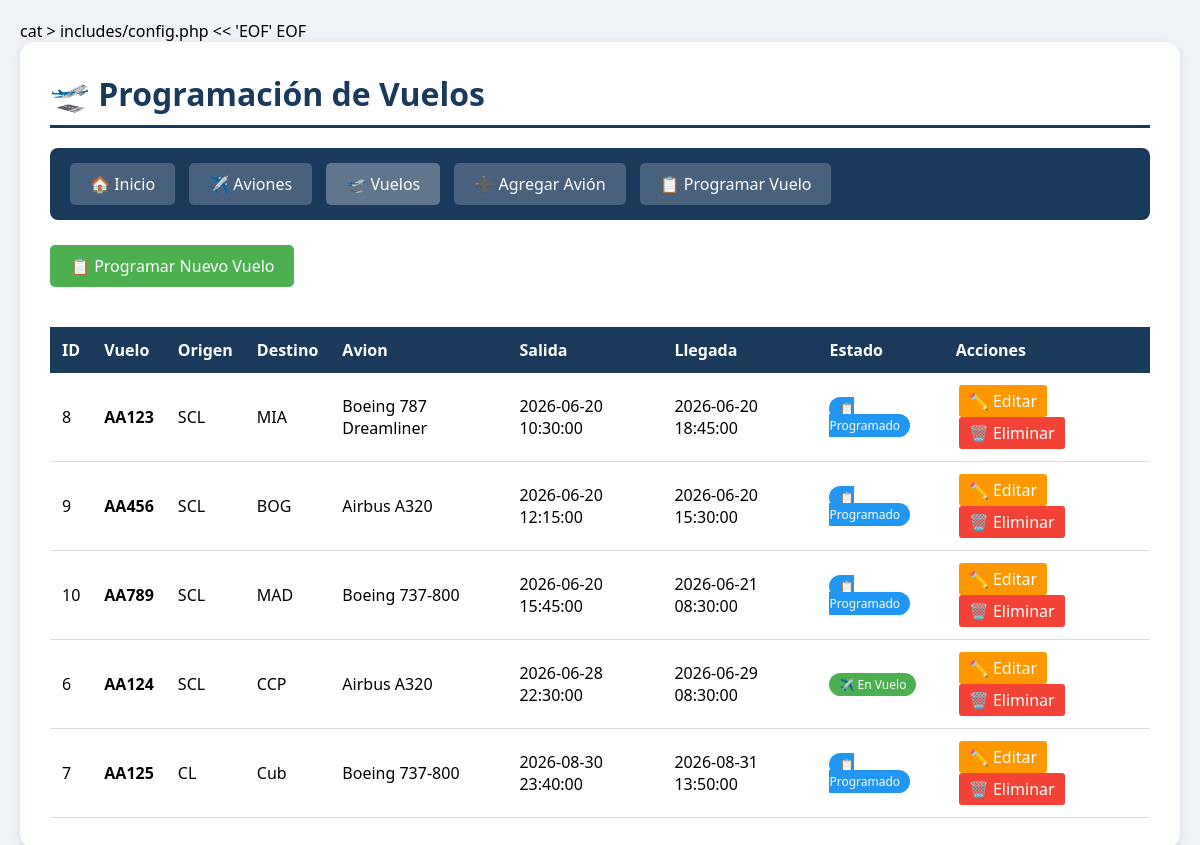
The app's page /vuelos_list.php (signed in), older data.
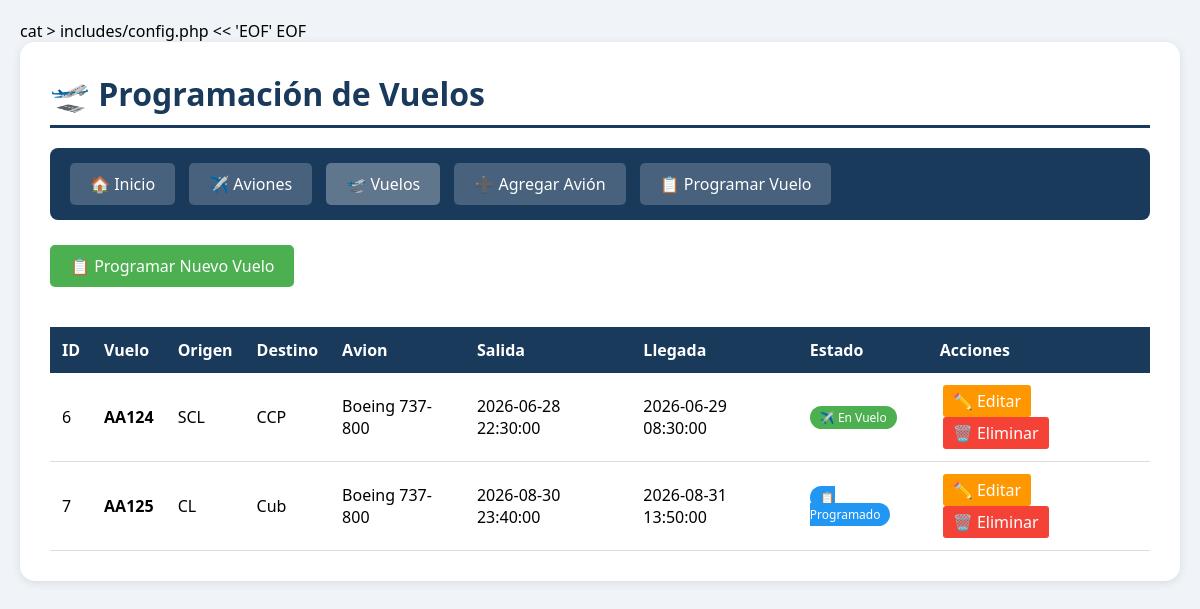
The same page, newer data.
### tables this page shows
CREATE TABLE vuelos (
    id INTEGER PRIMARY KEY AUTOINCREMENT,
    numero_vuelo TEXT UNIQUE NOT NULL,
    avion_id INTEGER NOT NULL,
    origen TEXT NOT NULL,
    destino TEXT NOT NULL,
    hora_salida DATETIME NOT NULL,
    hora_llegada DATETIME NOT NULL,
    estado TEXT DEFAULT 'Programado',
    FOREIGN KEY (avion_id) REFERENCES aviones(id) ON DELETE CASCADE
);

CREATE TABLE aviones (
    id INTEGER PRIMARY KEY AUTOINCREMENT,
    matricula TEXT UNIQUE NOT NULL,
    modelo TEXT NOT NULL,
    fabricante TEXT NOT NULL,
    capacidad INTEGER NOT NULL,
    año_fabricacion INTEGER,
    estado TEXT DEFAULT 'Activo',
    fecha_registro TIMESTAMP DEFAULT CURRENT_TIMESTAMP
);

### includes/db.php (called while the page is built, shortened)
<?php
class Database {
    private static $instance = null;
    private $db;
    private function __construct() {
        $this->dbPath = __DIR__ . '/../database.db';
        try {
            $this->db = new PDO('sqlite:' . $this->dbPath);
            $this->db->setAttribute(PDO::ATTR_ERRMODE, PDO::ERRMODE_EXCEPTION);
            $this->db->setAttribute(PDO::ATTR_DEFAULT_FETCH_MODE, PDO::FETCH_ASSOC);
        } catch (PDOException $e) {
            die("❌ Error de conexión: " . $e->getMessage());
        }
    }
    public static function getInstance() {
        if (self::$instance == null) {
            self::$instance = new Database();
        }
        return self::$instance;
    }
    public function getConnection() {
        return $this->db;
    }
}
?>

### includes/crud.php (called while the page is built, shortened)
<?php
require_once __DIR__ . '/db.php';
class CRUD {
    private $db;
    public function __construct() {
        $this->db = Database::getInstance()->getConnection();
    }
    public function readAllVuelos() {
        try {
            $sql = "SELECT v.*, a.modelo as avion_modelo, a.matricula as avion_matricula
                    FROM vuelos v
                    LEFT JOIN aviones a ON v.avion_id = a.id
                    ORDER BY v.hora_salida ASC";
            $stmt = $this->db->query($sql);
            return $stmt->fetchAll();
        } catch (PDOException $e) {
            return [];
        }
    }
}
?>

### vuelos_list.php (the view, shortened to what this page needs)
<?php
require_once 'includes/config.php';
require_once 'includes/crud.php';
$crud = new CRUD();
$vuelos = $crud->readAllVuelos();
?>
<!DOCTYPE html>
<html lang="es">
<head>
</head>
<body>
    <div class="container">
        <h1>🛫 Programación de Vuelos</h1>
        <div class="navbar">
            <a href="index.php">🏠 Inicio</a>
            <a href="aviones_list.php">✈️ Aviones</a>
            <a href="vuelos_list.php" style="background:rgba(255,255,255,0.3);">🛫 Vuelos</a>
            <a href="aviones_create.php">➕ Agregar Avión</a>
            <a href="vuelos_create.php">📋 Programar Vuelo</a>
        </div>
        <a href="vuelos_create.php" class="btn-agregar">📋 Programar Nuevo Vuelo</a>
        <table>
            <thead>
                <tr>
                    <th>ID</th>
                    <th>Vuelo</th>
                    <th>Origen</th>
                    <th>Destino</th>
                    <th>Avion</th>
                    <th>Salida</th>
                    <th>Llegada</th>
                    <th>Estado</th>
                    <th>Acciones</th>
                </tr>
            </thead>
            <tbody>
                <?php if (count($vuelos) > 0): ?>
                    <?php foreach ($vuelos as $vuelo): ?>
                        <tr>
                            <td><?= $vuelo['id'] ?></td>
                            <td><strong><?= htmlspecialchars($vuelo['numero_vuelo']) ?></strong></td>
                            <td><?= htmlspecialchars($vuelo['origen']) ?></td>
                            <td><?= htmlspecialchars($vuelo['destino']) ?></td>
                            <td><?= htmlspecialchars($vuelo['avion_modelo'] ?? 'N/A') ?></td>
                            <td><?= $vuelo['hora_salida'] ?></td>
                            <td><?= $vuelo['hora_llegada'] ?></td>
                            <td>
                                <?php if ($vuelo['estado'] == 'Programado'): ?>
                                    <span class="status-programado">📋 Programado</span>
                                <?php elseif ($vuelo['estado'] == 'En Vuelo'): ?>
                                    <span class="status-en-vuelo">✈️ En Vuelo</span>
                                <?php elseif ($vuelo['estado'] == 'Aterrizado'): ?>
                                    <span class="status-aterrizado">🛬 Aterrizado</span>
                                <?php else: ?>
                                    <span class="status-cancelado">❌ Cancelado</span>
                                <?php endif; ?>
                            </td>
                            <td class="acciones">
                                <a href="vuelos_update.php?id=<?= $vuelo['id'] ?>" class="btn-editar">✏️ Editar</a>
                                <a href="vuelos_delete.php?id=<?= $vuelo['id'] ?>" class="btn-eliminar" onclick="return confirm('¿Estás seguro de cancelar este vuelo?')">🗑️ Eliminar</a>
                            </td>
                        </tr>
                    <?php endforeach; ?>
                <?php endif; ?>
            </tbody>
        </table>
    </div>
</body>
</html>

Row changes from the older to the newer data that the page shows:
removed vuelos: id "8", numero_vuelo "AA123", origen "SCL", destino "MIA", avion.modelo "Boeing 787 Dreamliner", hora_salida "2026-06-20 10:30:00", hora_llegada "2026-06-20 18:45:00", estado "📋 Programado"
removed vuelos: id "9", numero_vuelo "AA456", origen "SCL", destino "BOG", avion.modelo "Airbus A320", hora_salida "2026-06-20 12:15:00", hora_llegada "2026-06-20 15:30:00", estado "📋 Programado"
removed vuelos: id "10", numero_vuelo "AA789", origen "SCL", destino "MAD", avion.modelo "Boeing 737-800", hora_salida "2026-06-20 15:45:00", hora_llegada "2026-06-21 08:30:00", estado "📋 Programado"
changed vuelos "AA124": avion.modelo "Airbus A320" → "Boeing 737-800"
